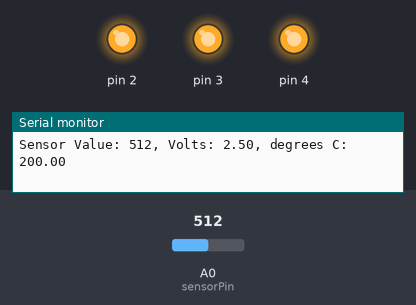
This sketch was run on a simulated Arduino Uno, built with avr-gcc and run on an emulated ATmega328P. Parts: output pins drawn as LEDs (lit = HIGH), the last lines printed to the serial monitor. The test bench sets the inputs (shaded band); at power-on: A0 (sensorPin) = 512.

Above: at 1.2 s.
1.3 s: A0 (sensorPin) set to 144
4.3 s: A0 (sensorPin) set to 135
At 4.8 s:
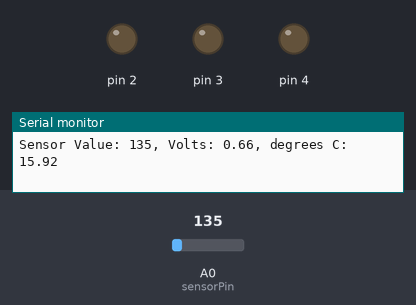
5.8 s: A0 (sensorPin) set to 306
At 6.2 s:
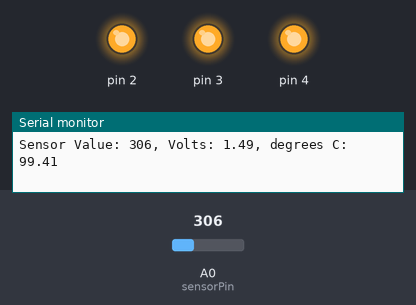
Timing chart, 0 to 8.8 s (numbered marks = the images above; inputs shaded):
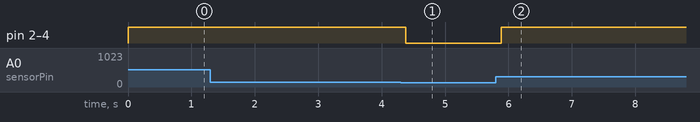

Measured:
- the behaviour switches between 144 and 143 on A0 (sensorPin) (found by bisection; images 0 and 1)
- after the input at 4.3 s, pin 2–4: HIGH → LOW after 0.08 s
- after the input at 5.8 s, pin 2–4: LOW → HIGH after 0.09 s

The sketch:

03_love_o_meter.ino
```cpp
const int sensorPin = A0;
const float beselineTemp = 20.0;

void setup() {
  Serial.begin(9600); // open a serial port
  for (int pinNumber = 2; pinNumber < 5; pinNumber++) {
    pinMode(pinNumber, OUTPUT);
    digitalWrite(pinNumber, LOW);
  }
}

void loop() {
  int sensorVal = analogRead(sensorPin);
  Serial.print("Sensor Value: ");
  Serial.print(sensorVal);
  // convert the ADC reading to voltage
  float voltage = (sensorVal / 1024.0) * 5.0;
  Serial.print(", Volts: ");
  Serial.print(voltage);
  Serial.print(", degrees C: ");
  // convert the voltage to temperature in degrees
  float temperature = (voltage - .5) * 100;
  Serial.println(temperature);
  if (temperature < beselineTemp) {
    digitalWrite(2, LOW);
    digitalWrite(3, LOW);
    digitalWrite(4, LOW);
  } else if (temperature >= beselineTemp + 2 &&
   temperature < beselineTemp + 4) {
    digitalWrite(2, HIGH);
    digitalWrite(3, LOW);
    digitalWrite(4, LOW);
  } else if (temperature >= beselineTemp + 4 &&
    temperature < beselineTemp + 6) {
    digitalWrite(2, HIGH);
    digitalWrite(3, HIGH);
    digitalWrite(4, LOW);
  } else if (temperature >= beselineTemp + 6) {
    digitalWrite(2, HIGH);
    digitalWrite(3, HIGH);
    digitalWrite(4, HIGH);
  }
  delay(1);
}
```
